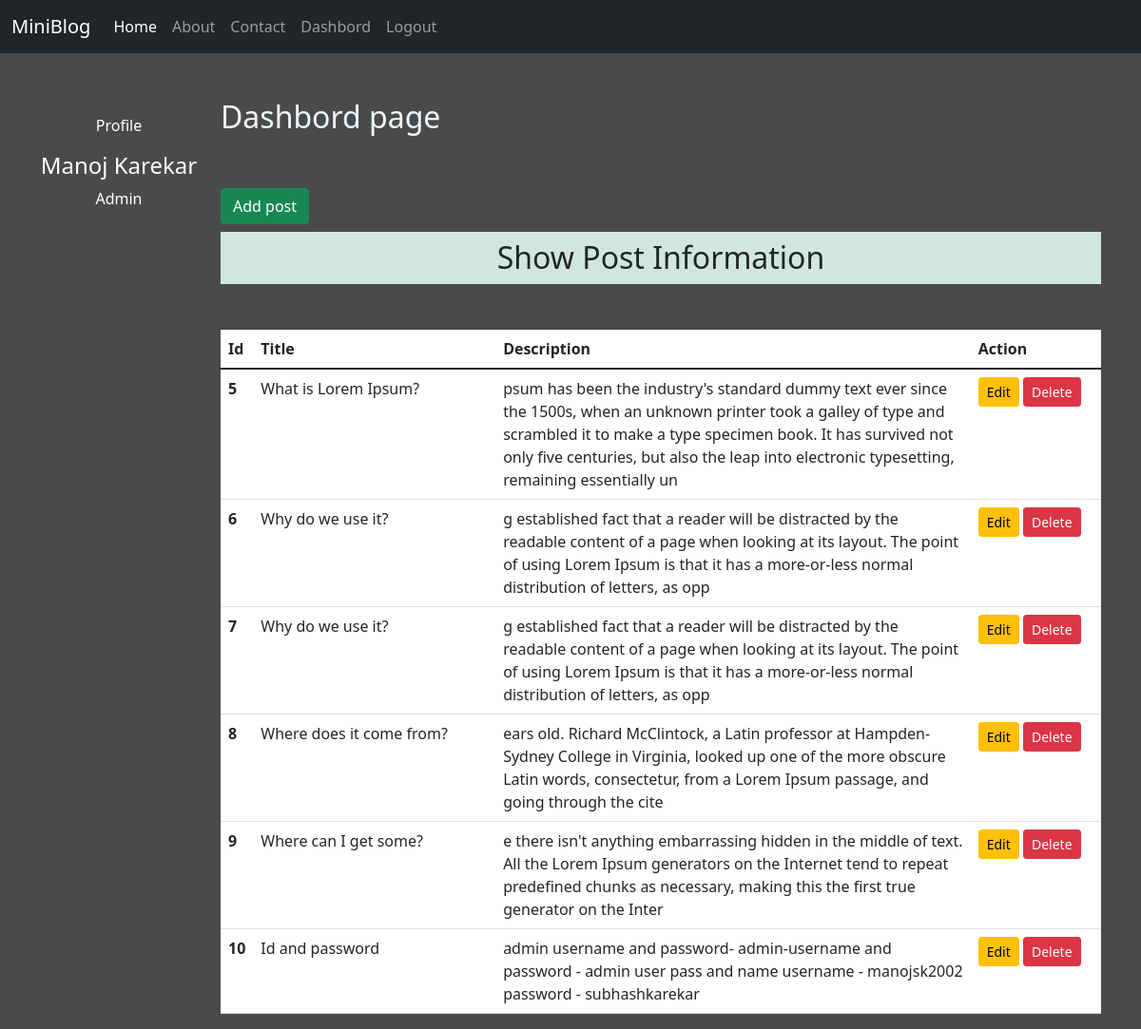
Page /dashbord/ (signed in) on the committed database.
### blog/models.py (models this page shows)
class post(models.Model):
    title = models.CharField( max_length=150)
    desc = models.TextField()

### blog/views.py (the view)
# urls.py: path("dashbord/",views.dashbord,name="dashbord"),
def dashbord(request):
    if request.user.is_authenticated:
        posts = post.objects.all()
        user = request.user
        full_name = user.get_full_name()
        gps = user.groups.all()
        return render(request,"blog/dashbord.html",{"posts":posts,"fname":full_name,"groups":gps})
    else:
        return HttpResponseRedirect("/user_login/")

### blog/templates/blog/dashbord.html (shortened to what this page needs)
{% extends 'blog/base.html' %}
{% load static %}
{% block side %}
<div class="col-sm-2 text-white my-5 text-center">
  <div class="my-3">Profile</div>
  <h4>{{fname}}</h4>
  {% for group in groups  %}
  <p>{{group.name}}</p>
  {% endfor %}
</div>
{% endblock side %}
{% block content %}
        <div class="col-sm-10 main">
            <h2 class="my-5 ">Dashbord page</h2>
            <a href="{% url 'addpost' %}" class="btn btn-success my-2">Add post</a>
            <h2 class="text-center alert-success text-dark py-2">Show Post Information</h2>
                {% if posts %}
            <table class="table mt-5 bg-white table-hover">
                <thead>
                  <tr>
                    <th scope="col" style="width:2%" >Id</th>
                    <th scope="col" style="width:28%">Title</th>
                    <th scope="col" style="width:55%">Description</th>
                    <th scope="col" style="width:15%">Action</th>
                  </tr>
                </thead>
                <tbody>
                    {% for post in posts  %}
                  <tr>
                    <th scope="row">{{post.id}}</th>
                    <td>{{post.title}}</td>
                    <td>{{post.desc}}</td>
                    <td>
                        <a href="{% url 'updatepost' post.id %}" class="btn btn-warning btn-sm">Edit</a>
                        {% if perms.blog.delete_post %}
                          <form action="{% url 'deletepost' post.id %}" method="post" class="d-inline">
                              <input type="submit" value="Delete" class="btn btn-danger btn-sm">
                          </form>
                        {% endif %}
                    </td>
                  </tr>
                  {% endfor %}
                </tbody>
              </table>
              {% else %}
              <div class="alert alert-danger" role="alert">
                No Records..... please <a href="{% url 'addpost' %}" class="alert-link">Add post</a> to click here
              </div>
            {% endif %}
        </div>
{% endblock content %}

### blog/static/blog/CSS/style.css (style rules this page uses)
body { background-color: rgb(75, 74, 74); color: aliceblue; }

### rows in the picture
post: id "5", title "What is Lorem Ipsum?", desc "psum has been the industry's standard dummy text ever since the 1500s, when an unknown printer took a galley of type and scrambled it to make a type specimen book. It has survived not only five centuries, but also the leap into electronic typesetting, remaining essentially un"
post: id "6", title "Why do we use it?", desc "g established fact that a reader will be distracted by the readable content of a page when looking at its layout. The point of using Lorem Ipsum is that it has a more-or-less normal distribution of letters, as opp"
post: id "7", title "Why do we use it?", desc "g established fact that a reader will be distracted by the readable content of a page when looking at its layout. The point of using Lorem Ipsum is that it has a more-or-less normal distribution of letters, as opp"
post: id "8", title "Where does it come from?", desc "ears old. Richard McClintock, a Latin professor at Hampden-Sydney College in Virginia, looked up one of the more obscure Latin words, consectetur, from a Lorem Ipsum passage, and going through the cite"
post: id "9", title "Where can I get some?", desc "e there isn't anything embarrassing hidden in the middle of text. All the Lorem Ipsum generators on the Internet tend to repeat predefined chunks as necessary, making this the first true generator on the Inter"
post: id "10", title "Id and password", desc "admin username and password- admin-username and password - admin user pass and name username - manojsk2002 password - subhashkarekar"

### other values in the picture
{{ fname }} "Manoj Karekar"
{{ group.name }} "Admin"
